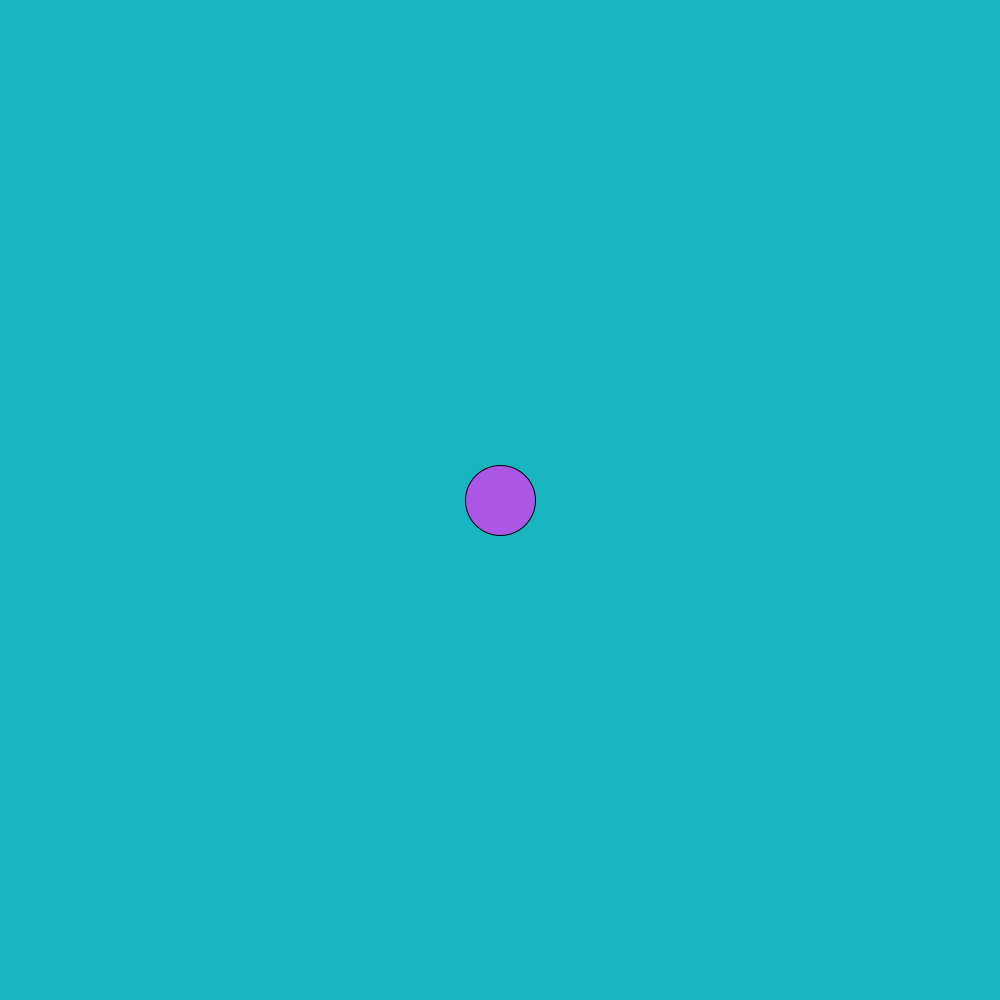
Frame 1 (no input)
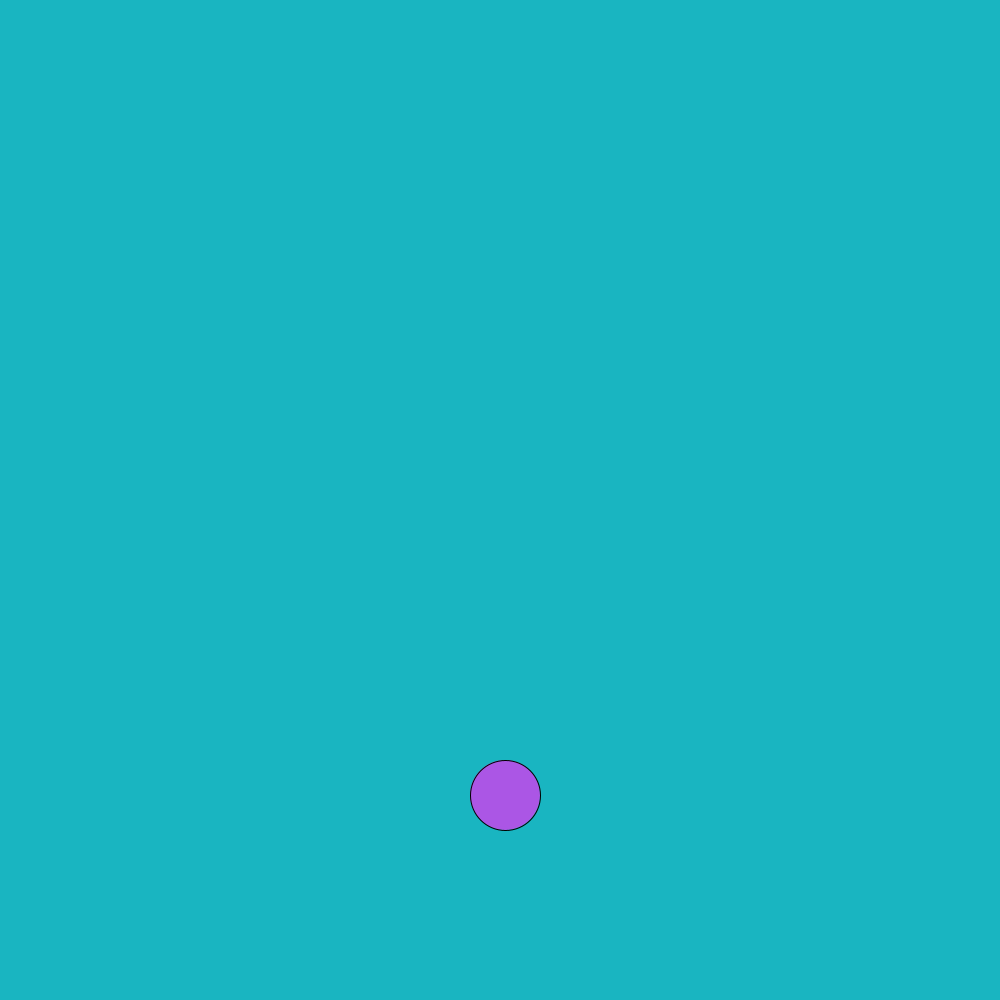
Frame 60 (the mouse pressed at the canvas centre just before this capture)
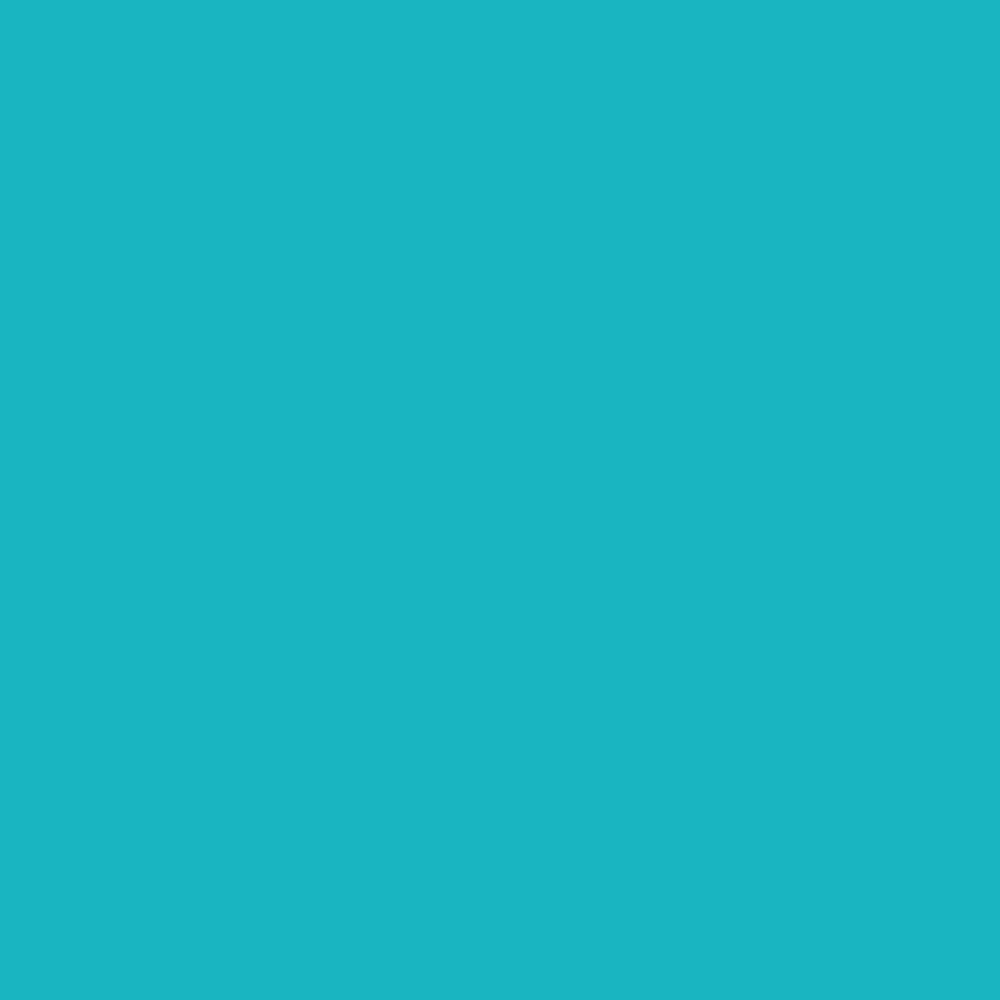
Frame 120 (the mouse held since frame 60 and released just before this capture)

The Processing sketch that drew these frames (run headless with seeded random() and noise(); from frame 60 on, the mouse is pressed at the canvas centre):

// Processing sketch: week7quiz
// ── week7quiz.pde

int x;
int y;
int xSpeed;
int ySpeed;
PVector pos, vel, acc;
float ballW = 70;
float ballH = 70;
PVector gravity = new PVector(1,0);
boolean isCaught = false;


void setup(){

  size(1000,1000);
  pos = new PVector(700,500);
  vel = new PVector(0,0);
  acc = new PVector(0,0);
  xSpeed = 5;
  ySpeed = 5;
  x = width/2;
  y = height/2;
}



void draw(){

  background(25,181,193);
  fill(171,86,229);
  ellipse(x,y,ballW,ballH); 
  x+= xSpeed;
  y+= ySpeed;
  
  if((pos.x> -ballW/2) || (pos.x <  ballW/2)){
     xSpeed *= -1; 
     
     
  }
  
  if(pos.y >height - ballH/2){
    ySpeed *= -1; 
 
  }
}
 void mouseDragged(){
   if(dist(x,y,pmouseX,pmouseY)< ballW /2){
    x = mouseX;
    y = mouseY;
  }
 }
  
 void mouseReleased(){
       isCaught = false;
       x+=xSpeed;
       xSpeed *= -1;
       y+= ySpeed;
       ySpeed *= -1;
       vel.add(vel);
       acc.add(acc);
       
      
      
      
    }
  
